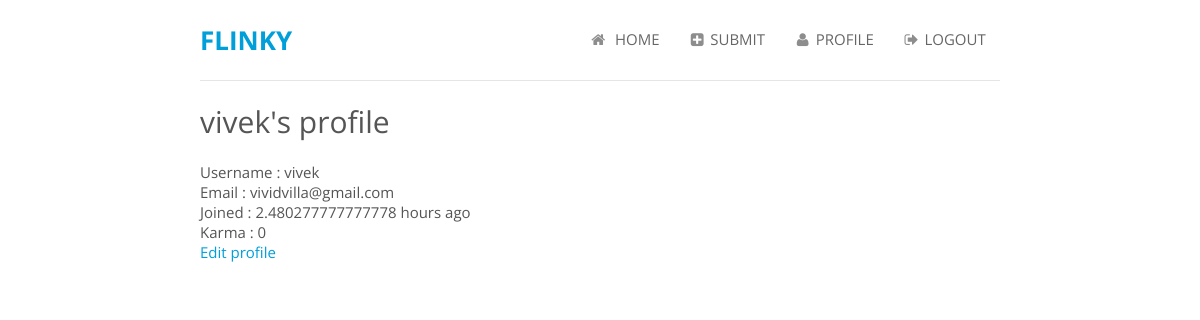
The page /profile/vivek/ (signed in) on the database its author committed.
### flinky/models.py (models this page shows, shortened)
class User(db.Model):
    id = db.Column(db.Integer, primary_key = True)
    username = db.Column(db.String(80), unique = True)
    email = db.Column(db.String(80), unique = True)
    password = db.Column(db.Text)
    joined = db.Column(db.DateTime())
    karma = db.Column(db.Integer(), default = 0)

### flinky/views/profile.py (the view)
@app.route('/profile/')
@app.route('/profile/<username>/')
@requires_login
def profile(username = None):
	if username:
		user = User.query.filter_by(username = username).first()
		return render_template('profile.html', user = user, joined = calc_time(user.joined))
	return redirect(url_for('profile', username = session['logged_in']))

### flinky/__init__.py (called while the page is built)
@app.before_request
def set_session():
    session.modified = True

def requires_login(f):
    @wraps(f)
    def decorated_function(*args, **kwargs):
        if not session.get('logged_in'):
            flash("You need to either login or signup to access this page", category = "error")
            return redirect(url_for('login'))
        return f(*args, **kwargs)
    return decorated_function

### flinky/utils.py (called while the page is built)
def calc_time(date):
	curr_date = datetime.now()
	diff = curr_date - date
	seconds = diff.seconds
	days = diff.days
	if days > 365:
		return "{} years".format(days/365)
	elif days > 30:
		return "{} months".format(days/30)
	elif days > 1:
		return "{} days".format(days)
	elif seconds > 7200:
		return "{} hours".format(seconds/3600)
	elif seconds > 120:
		return "{} minutes".format(seconds/60)
	else:
		return "{} seconds".format(seconds)

### flinky/templates/profile.html (shortened to what this page needs)
{% extends 'base.html' %}
{% block content %}
<h1>{{user.username}}'s profile</h1>
<span>Username : {{ user.username }}</span><br>
<span>Email : {{ user.email }}</span><br>
<span>Joined : {{ joined }} ago</span><br>
<span>Karma : {{ user.karma }}<br>
<span><a href="/profile/edit/{{ user.username }}">Edit profile</a></span>
{% endblock %}

### flinky/static/semantic/css/custom.css (style rules this page uses)
html, body { font-size: 15px; height: 100%; }
body { font-family: "Open Sans", "Helvetica Neue", "Helvetica", "Arial", sans-serif; background: #FFFFFF; margin: 0px; padding: 0px; color: #555555; text-rendering: optimizeLegibility; min-width: 320px; }
.ui.header, h1, h2 { font-weight: normal !important; }
a { color: #009FDA; text-decoration: none; -webkit-transition: color 0.3s ease; -moz-transition: color 0.3s ease; transition: color 0.3s ease; }

### rows shown on the page
User: username "vivek", email "vividvilla@gmail.com", karma "0"

### other values the page prints
{{ joined }} "2.480277777777778 hours"
